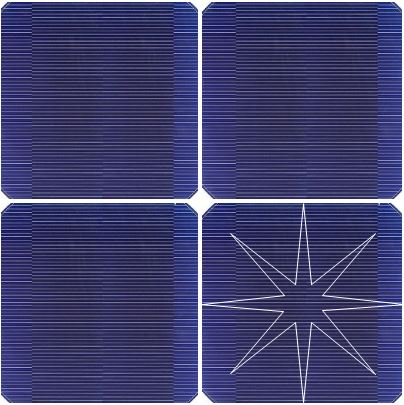
#> input picture playground/crack_test/panel4_crack2.JPG, 404 x 405 px, given in place of the camera
$ python houghlinetest.py
#> lines starting #> are read from the running program, lines starting #| are printed output that depends on the picture; after the words box and inside, x2 and y2 are one past the last pixel; in counts of white or black regions, pixels touching at a corner belong together
import cv2
import numpy as np

cam = cv2.VideoCapture(0)
cam.set(3,640)
cam.set(4,360)
cam.set(5,1)

background = np.zeros((360, 640, 3), np.uint8)

index = 0

while(cam.isOpened()) :
    ret, img = cam.read()
#> img is the input picture: shape (405, 404, 3); mean B, G, R 111.7, 64.8, 64.9
    origin = img.copy()
    background = np.zeros((360, 640, 3), np.uint8)
    '''
    if(index < 3) :
        index += 1
    else :
        background = np.zeros((255, 255, 3), np.uint8)
        index=0
    '''
    gray = cv2.cvtColor(img, cv2.COLOR_BGR2GRAY)
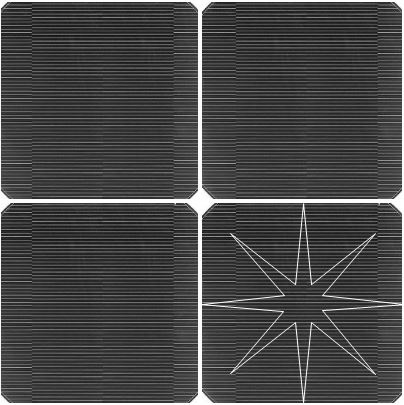
#> gray: shape (405, 404); min 7, max 255, mean 70.1
    canny = cv2.Canny(gray, 250, 300)
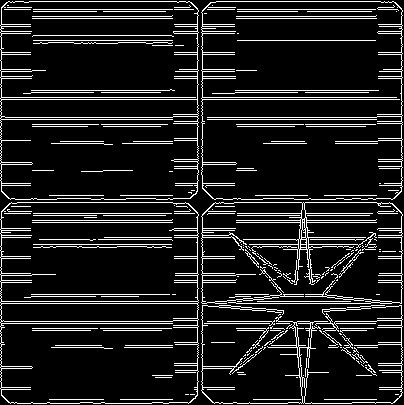
#> canny: shape (405, 404); 12% white in thin lines or dots
    lines = cv2.HoughLines(canny,1,np.pi/180,100)
#> lines = 197 rows, first 8: [99, 1.57], [97, 1.57], [9, 1.57], [213, 1.57], [303, 1.57], [119, 1.57], [117, 1.57], [1, 1.57]
    #img_canny = cv2.Canny(img, 250, 250)

    if lines is None :
        cv2.imshow("Original", origin)

    elif lines is not None :
        cv2.imshow("Original", origin)
        for line in lines:
            rho, theta = line[0]
            a = np.cos(theta)
            b = np.sin(theta)

            x0 = a*rho
            y0 = b*rho

            x1 = int(x0+1000*(-b))
            y1 = int(y0+1000*(a))

            x2 = int(x0-1000*(-b))
            y2 = int(y0-1000*(a))

            cv2.line(background,(x1,y1),(x2,y2),(255,255,255),2)
            cv2.line(img, (x1,y1),(x2,y2),(255,255,255),2)
#> this loop made 197 passes
#> (rho, theta, a, b, x0, y0, x1, y1) on passes 1 to 3: (99, 1.57, -4.37e-08, 1, -4.33e-06, 99, -1000, 98), (97, 1.57, -4.37e-08, 1, -4.24e-06, 97, -1000, 96), (9, 1.57, -4.37e-08, 1, -3.93e-07, 9, -1000, 8)
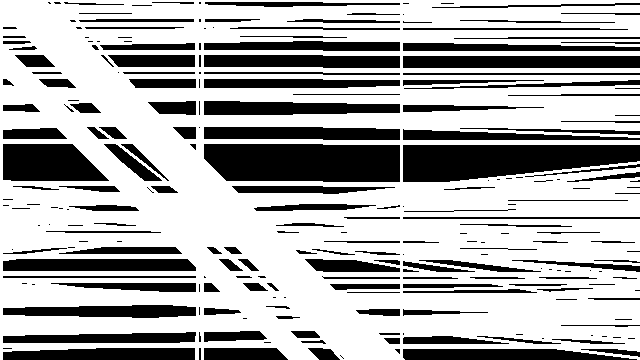
#> background: shape (360, 640, 3); 68.2% white; 238 black regions (87 under 20 px), largest, box (x1, y1, x2, y2) and area: (204, 144, 400, 182) 6999, (403, 145, 640, 182) 6746, (3, 144, 109, 181) 3248
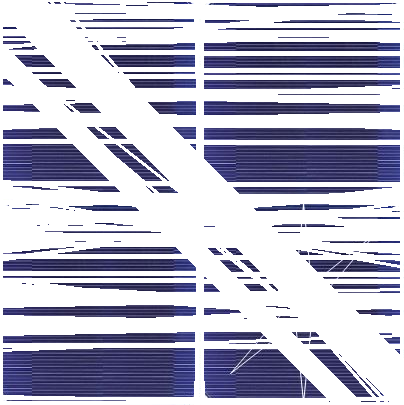
#> img: shape (405, 404, 3); mean B, G, R 201.2, 183.4, 183.7

    canny = cv2.resize(canny,(255,255))
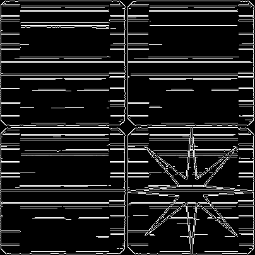
#> canny: shape (255, 255); min 0, max 255, mean 30.8
    background = cv2.resize(background,(255,255))
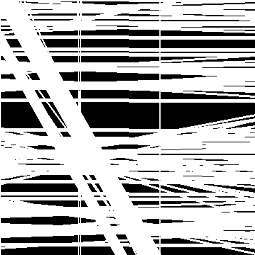
#> background: shape (255, 255, 3); min 0, max 255, mean 174.2
    cv2.imshow("vision",background)
    cv2.imshow("vision2",img)
    cv2.imshow("Canny",canny)

    if(cv2.waitKey(1)==27) :
#> (key Esc is pressed here)
        break

cam.release()
cv2.destroyAllWindows()
